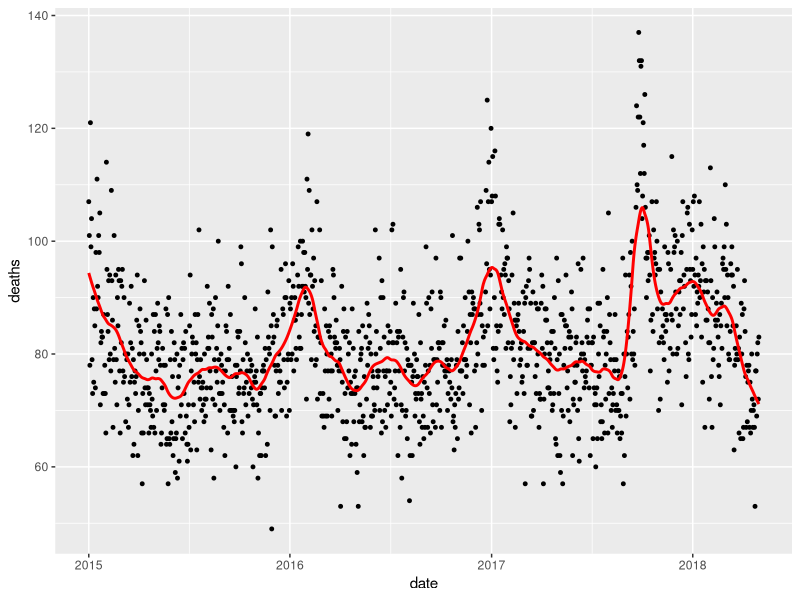
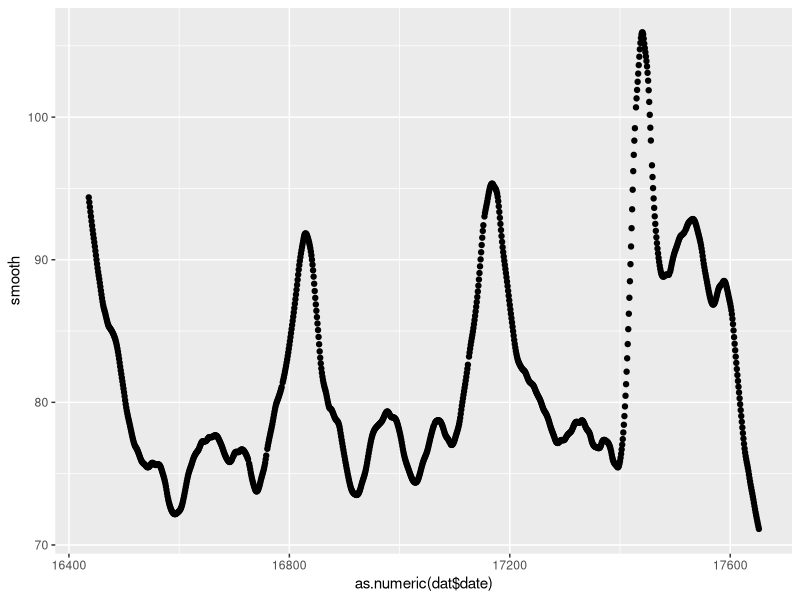
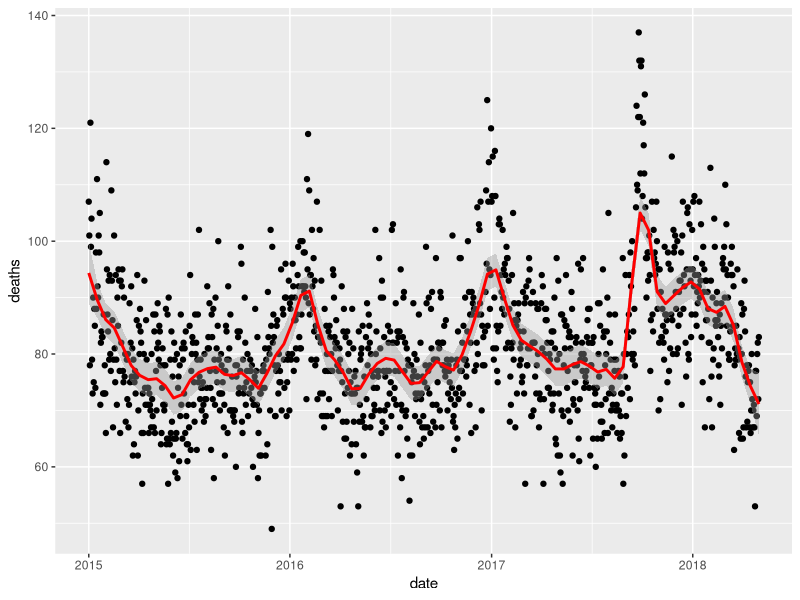
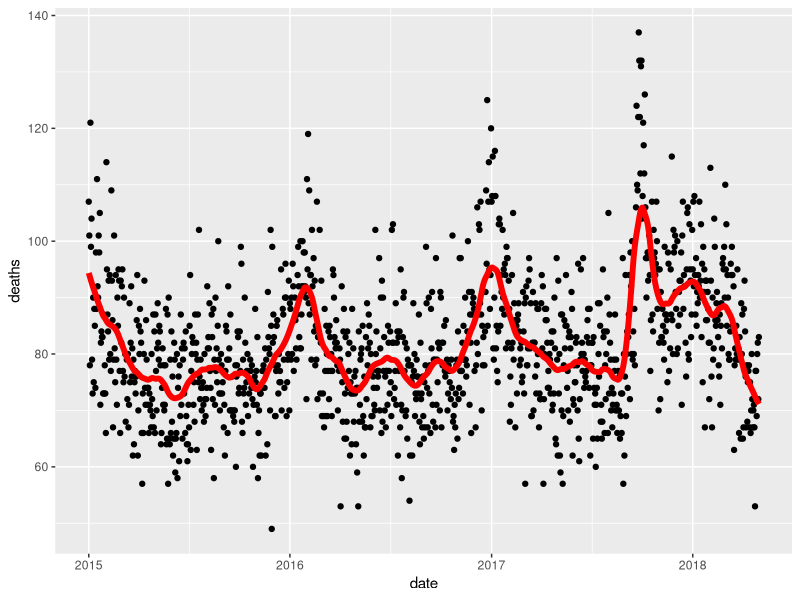
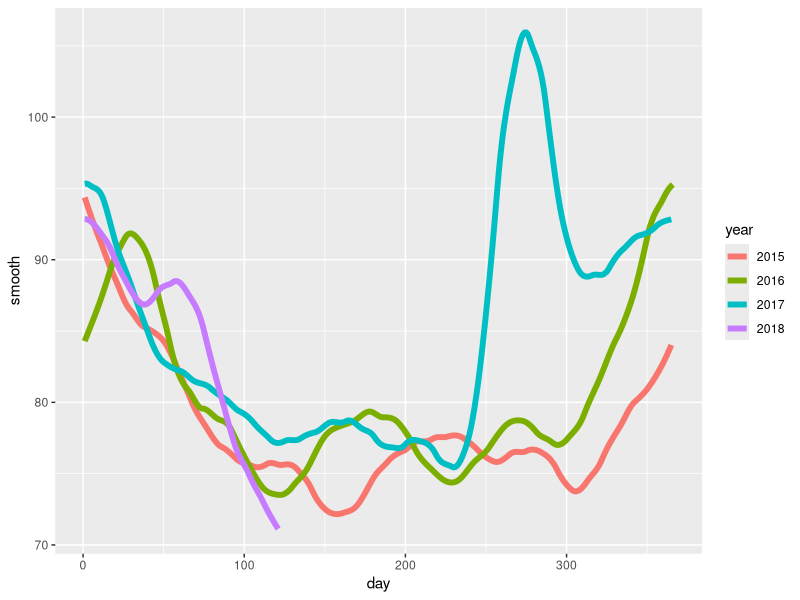

Here is the R script that generated these plots, in order: (Note: this script raises an error after producing the figures.)
library(tidyverse)
library(lubridate)
library(purrr)
library(pdftools)

fn <- system.file("extdata", "RD-Mortality-Report_2015-18-180531.pdf", package="dslabs")
dat <- map_df(str_split(pdf_text(fn), "\n"), function(s){
  s <- str_trim(s)
  header_index <- str_which(s, "2015")[1]
  tmp <- str_split(s[header_index], "\\s+", simplify = TRUE)
  month <- tmp[1]
  header <- tmp[-1]
  tail_index  <- str_which(s, "Total")
  n <- str_count(s, "\\d+")
  out <- c(1:header_index, which(n==1), which(n>=28), tail_index:length(s))
  s[-out] %>%
    str_remove_all("[^\\d\\s]") %>%
    str_trim() %>%
    str_split_fixed("\\s+", n = 6) %>%
    .[,1:5] %>%
    as_data_frame() %>% 
    setNames(c("day", header)) %>%
    mutate(month = month,
           day = as.numeric(day)) %>%
    gather(year, deaths, -c(day, month)) %>%
    mutate(deaths = as.numeric(deaths))
}) %>%
  mutate(month = recode(month, "JAN" = 1, "FEB" = 2, "MAR" = 3, "APR" = 4, "MAY" = 5, "JUN" = 6, 
                        "JUL" = 7, "AGO" = 8, "SEP" = 9, "OCT" = 10, "NOV" = 11, "DEC" = 12)) %>%
  mutate(date = make_date(year, month, day)) %>%
  dplyr::filter(date <= "2018-05-01")


#Q1
total_days <- as.numeric(diff(range(dat$date)))
span <- 60/total_days

fit <- loess(deaths ~ as.numeric(date), degree=1, span = span, data=dat)
smooth <- predict(fit, as.numeric(dat$date))

dat %>% ggplot(aes(date, deaths)) + 
  geom_point(size = 1) +
  geom_line(aes(date, smooth), color="red", size = 1)

qplot(as.numeric(dat$date), smooth)

# my solution (second version):
dat %>% ggplot(aes(date, deaths)) +
  geom_point() + 
  geom_smooth(color="red",  span = span,
              method = "loess", method.args = list(degree=1))


#Harvards solution:
fit <- dat %>% mutate(x = as.numeric(date)) %>% loess(deaths ~ x, data = ., span = span, degree = 1)
dat %>% mutate(smooth = predict(fit, as.numeric(date))) %>%
  ggplot() +
  geom_point(aes(date, deaths)) +
  geom_line(aes(date, smooth), lwd = 2, col = "red")


#Q2
dat %>% 
  mutate(smooth = predict(fit, as.numeric(date)), day = yday(date), year = as.character(year(date))) %>%
  ggplot(aes(day, smooth, col = year)) +
  geom_line(lwd = 2)

#Q3
library(broom)
mnist_27$train %>% glm(y ~ x_2, family = "binomial", data = .) %>% tidy()

qplot(x_2, y, data = mnist_27$train)

#My answer
dat <- mnist_27$train
fit <- loess(as.numeric(y) ~ x_2, span = 0.5, degree=1, data=dat)
smooth <- predict(fit, dat$x_2)

qplot(x_2, smooth, data = mnist_27$train)

#Harvards answer
mnist_27$train %>% 
  mutate(y = ifelse(y=="7", 1, 0)) %>%
  ggplot(aes(x_2, y)) + 
  geom_smooth(method = "loess")
